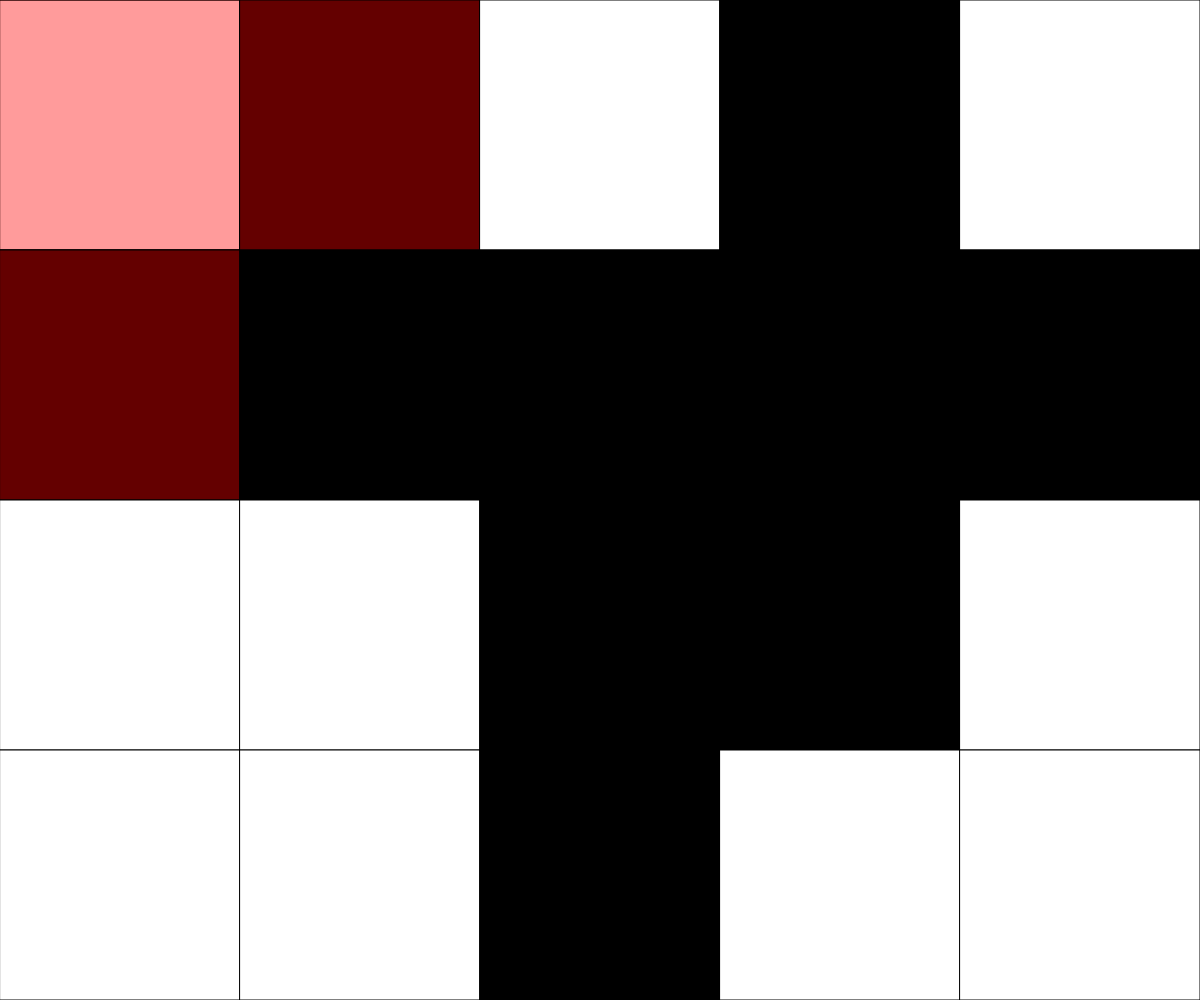
Frame 1 (no input)
Frame 60 (no input): identical to frame 1, image omitted
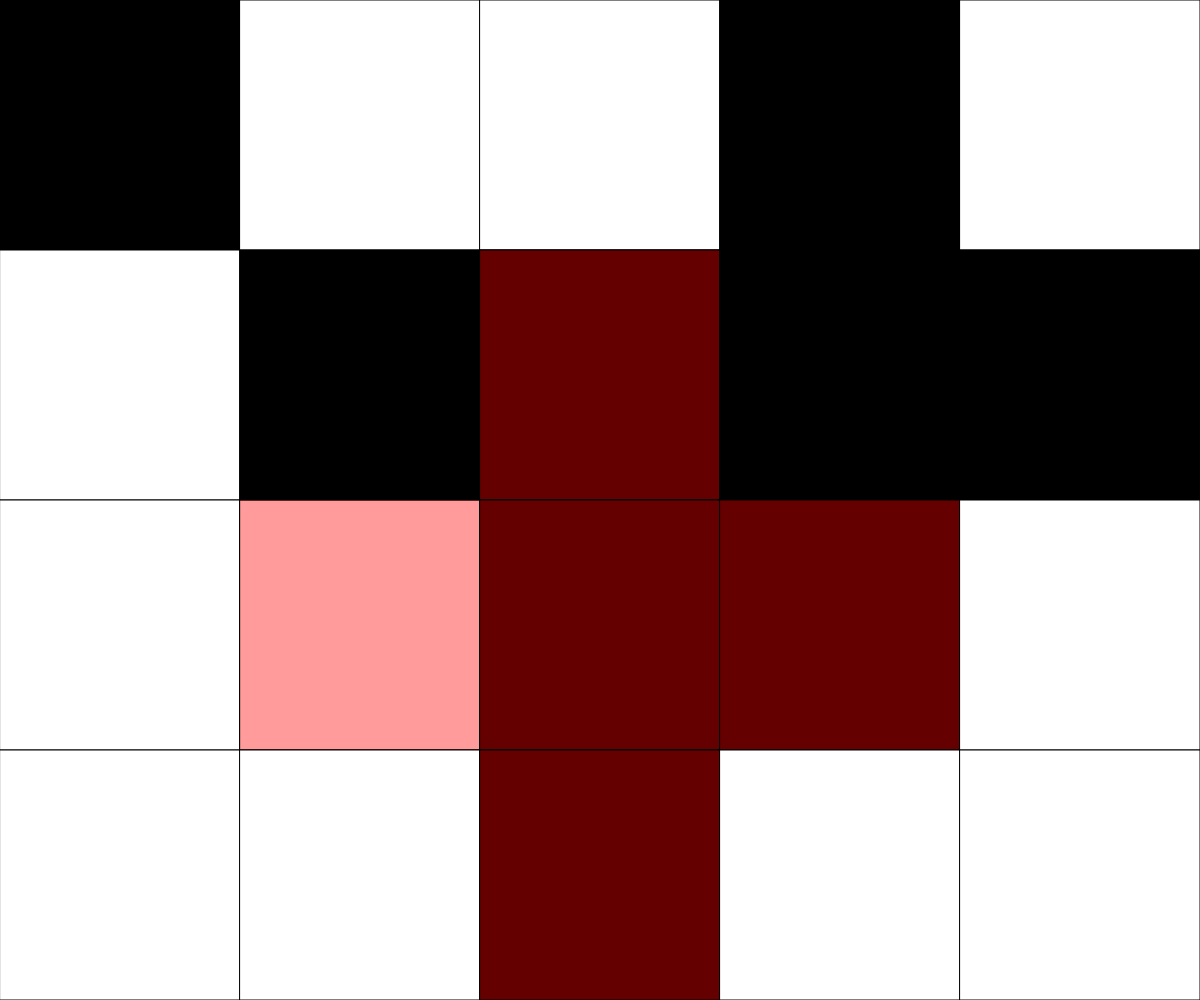
Frame 120 (the mouse pressed at the canvas centre since frame 60)

The p5.js sketch that drew these frames (run headless with seeded random() and noise() and a simulated clock; from frame 60 on, the mouse is pressed at the canvas centre):

// p5.js sketch
// ── sketch.js
// Puzzle Game
// Mishal
// 29th Oct 2024
//


//Insert your Comment Header here.

let NUM_ROWS = 4;
let NUM_COLS = 5;
let rectWidth, rectHeight;
let currentRow, currentCol;
let isCrossPattern = true;
let patternType = "cross";
let gridData = [[0,0,0,0,0],
                [0,0,0,0,0],
                [0,255,0,0,0],  
                [255,255,255,0,0]];



function setup() {
  // Determine the size of each square. Could use windowHeight,windowHeight  for Canvas to keep a square aspect ratio
  createCanvas(windowWidth, windowHeight);
  rectWidth = width/NUM_COLS;
  rectHeight = height/NUM_ROWS;
  randomizeGrid();
}

function draw() {
  background(220);
  determineActiveSquare();   //figure out which tile the mouse cursor is over
  drawGrid();                //render the current game board to the screen (and the overlay)
  win();
}


function keyPressed(){
  if(keyCode === 32){
    if (patternType === "cross"){
      patternType = "square";
    }
    else{
      patternType = "cross";
    }
    console.log('pressed', patternType);
  }
}    
function mousePressed(){
  // cross-shaped pattern flips on a mouseclick. Boundary conditions are checked within the flip function to ensure in-bounds access for array
  if(keyIsDown(SHIFT)){      // if shift key is clicked then flip that specfic box
    flip(currentCol, currentRow);
  }      
  else{
    if (patternType === "cross"){
      flip(currentCol, currentRow);
      flip(currentCol-1, currentRow);
      flip(currentCol+1, currentRow);
      flip(currentCol, currentRow-1);
      flip(currentCol, currentRow+1);
    } else if (patternType === "square") {
      // square pattern flip (center and all four blocks)
      for(let dx = -1; dx <=1; dx++){
        for(let dy = -1; dy <= 1; dy++){
          flip(currentCol + dx, currentRow + dy);
        } 
      }
    }
  }
}

function flip(col, row){
  // given a column and row for the 2D array, flip its value from 0 to 255 or 255 to 0
  // conditions ensure that the col and row given are valid and exist for the array. If not, no operations take place.
  if (col >= 0 && col < NUM_COLS ){
    if (row >= 0 && row < NUM_ROWS){
      if (gridData[row][col] === 0) gridData[row][col] = 255;
      else gridData[row][col] = 0;
    }
  }
}

function determineActiveSquare(){
  // An expression to run each frame to determine where the mouse currently is.
  currentRow = int(mouseY / rectHeight);
  currentCol = int(mouseX / rectWidth);
}

function drawGrid(){
  // Render a grid of squares - fill color set according to data stored in the 2D array
  for (let x = 0; x < NUM_COLS ; x++){
    for (let y = 0; y < NUM_ROWS; y++){
      fill(gridData[y][x]); 
      rect(x*rectWidth, y*rectHeight, rectWidth, rectHeight);

      // overlay for squares that would flip on click
      if(x === currentCol && y === currentRow ||
        x === currentCol -1 && y === currentRow ||
        x === currentCol + 1 && y === currentRow ||
        x === currentCol && y === currentRow - 1 ||
        x === currentCol && y === currentRow + 1 ) {
        fill(255, 0, 0, 100);
        rect(x * rectWidth, y * rectHeight, rectWidth, rectHeight);
      } else if (patternType === "square" && x >= currentCol - 1 && x <= currentCol + 1 &&
                y >= currentRow - 1 && x <= currentRow + 1) {
        fill(255,0,0,100);
        rect(x* rectWidth, y * rectHeight, rectWidth, rectHeight);
      }
    }
  }
}


function win(){
  let endMatch = gridData[0][0];
  for(let y = 0; y < NUM_COLS; y++){
    for(let x = 0; x < NUM_ROWS; x++){
      if(gridData[x][y] !== endMatch)
        return ;
    }
  }
  textSize(35);
  fill("green");
  text("You Win", width/2, height/2);
  fill(0);
}

function randomizeGrid(){
  for(let row = 0; row < NUM_ROWS;  row++){
    for(let col = 0; col < NUM_COLS; col++) {
      let gridNumber = round(random(0, 1));
      if(gridNumber === 1){
        gridData[row][col] = 255;
      } 
      else {
        gridData[row][col] = 0; 
      }
    }
  }
}
